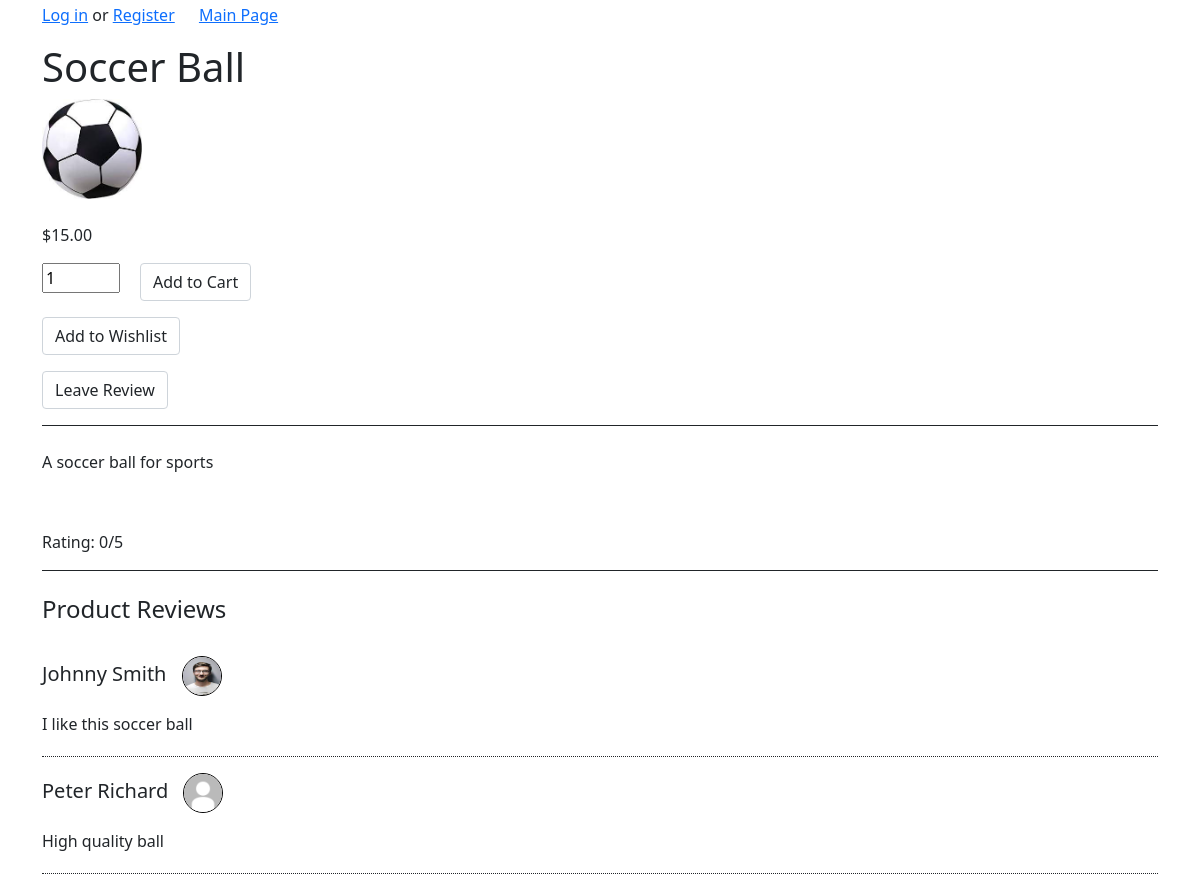
Page /Product/details/22 on the earlier database version.
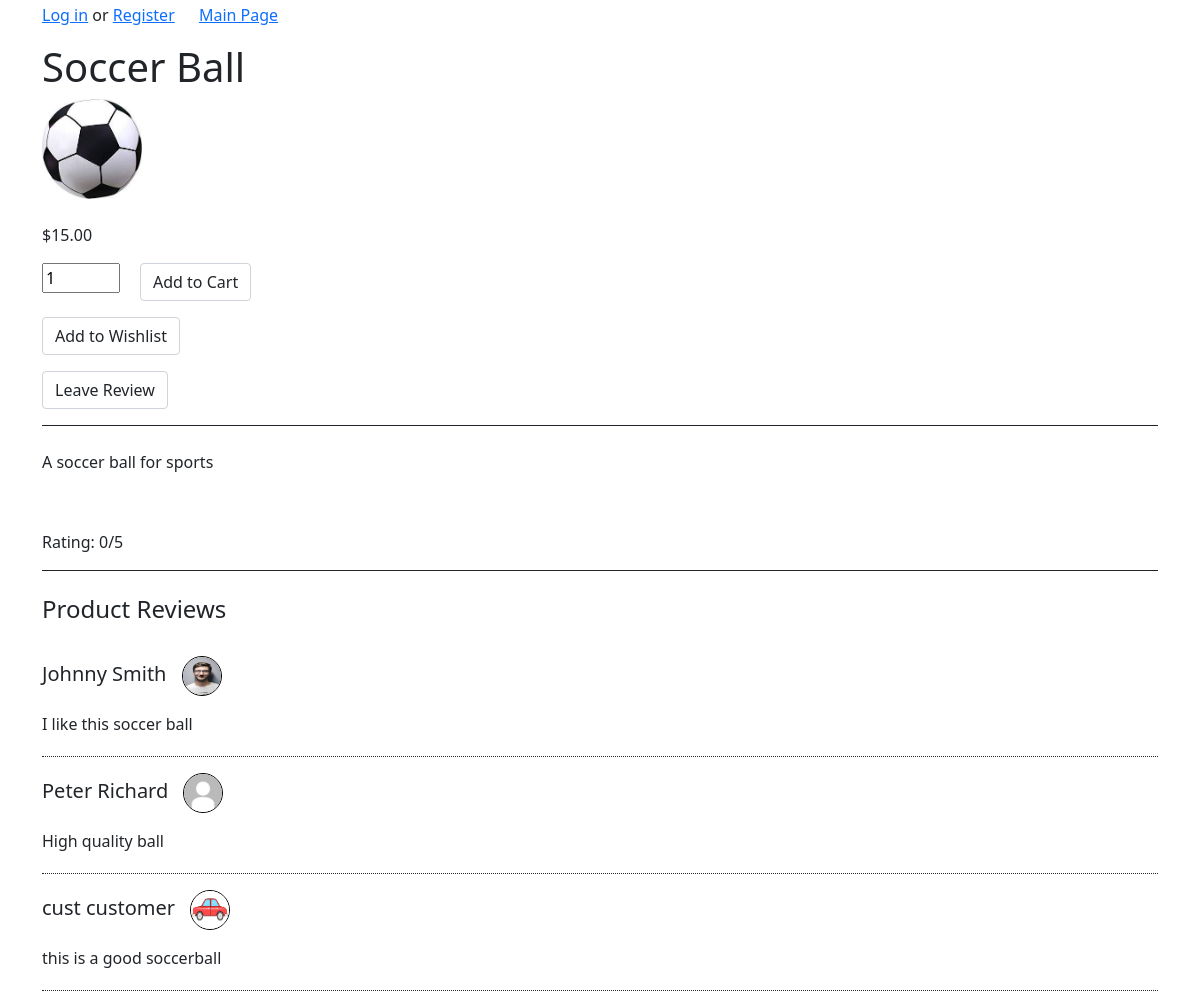
Same page on the later database version.
### tables this page shows
CREATE TABLE `user` (
  `user_id` int(11) NOT NULL,
  `username` varchar(50) NOT NULL,
  `password_hash` varchar(100) NOT NULL,
  `first_name` varchar(50) NOT NULL,
  `last_name` varchar(50) NOT NULL,
  `role` varchar(10) NOT NULL
);

CREATE TABLE `client` (
  `client_id` int(11) NOT NULL,
  `payment_details` varchar(50) NOT NULL,
  `address` varchar(100) NOT NULL,
  `picture` varchar(50) NOT NULL DEFAULT 'default.jpg',
  `user_id` int(11) NOT NULL
);

CREATE TABLE `review` (
  `review_id` int(11) NOT NULL,
  `message` text NOT NULL,
  `product_id` int(11) NOT NULL,
  `client_id` int(11) NOT NULL
);

### app/core/App.php (called while the page is built, shortened)
<?php
	class App{
		private $method = 'index';
		public function __construct(){
			$url = self::parseUrl();
			if(isset($url[0])){
				unset($url[0]);
			}
			$this->controller = new $this->controller;
			if(isset($url[1])){
				if(method_exists($this->controller, $url[1])){
					$this->method = $url[1];
				}
				unset($url[1]);
			}
			$this->params = $url ? array_values($url) : [];
			call_user_func_array([$this->controller, $this->method], $this->params);
		}
		private static function parseUrl(){
			if(isset($_GET['url'])){
				return explode('/',
					filter_var(
						rtrim($_GET['url'], '/'),
						FILTER_SANITIZE_URL)
				);
			}
		}
	}

### index.php (called while the page is built, shortened)
<?php
	new \app\core\App();

### app/models/Product.php (called while the page is built, shortened)
<?php
class Product extends \app\core\Model{
	public function get($product_id){
		$SQL = 'SELECT * FROM product WHERE product_id = :product_id';
		$STMT = self::$_connection->prepare($SQL);
		$STMT->execute(['product_id'=>$product_id]);
		$STMT->setFetchMode(\PDO::FETCH_CLASS,"app\models\Product");
		return $STMT->fetch();
	}
}

### app/core/DBConnection.php (called while the page is built, shortened)
<?php
class DBConnection{
	static $connection = null;
	private function __construct(){
		if(self::$connection == null){
			$host = 'localhost';
			$DBname = 'project';
			$user = 'root';
			$password = '';
			self::$connection = new \PDO("mysql:host=$host;dbname=$DBname",$user, $password);
		}
	}
	public static function getInstance(){
		return self::$connection;
	}
}

### app/models/User.php (called while the page is built, shortened)
<?php
class User extends \app\core\Model{
	function getByUserId($user_id){
		$SQL = 'SELECT * FROM user WHERE user_id=:user_id';
		$STMT = self::$_connection->prepare($SQL);
		$STMT->execute(['user_id'=>$user_id]);
		$STMT->setFetchMode(\PDO::FETCH_CLASS,"app\models\User");
		return $STMT->fetch();
	}
}

### app/models/Client.php (called while the page is built, shortened)
<?php
class Client extends \app\core\Model{
	function getByClientId($client_id){
	$SQL = 'SELECT * FROM client WHERE client_id=:client_id';
	$STMT = self::$_connection->prepare($SQL);
	$STMT->execute(['client_id'=>$client_id]);
	$STMT->setFetchMode(\PDO::FETCH_CLASS,"app\models\Client");
	return $STMT->fetch();
	}
}

### app/models/Review.php (called while the page is built, shortened)
<?php
class Review extends \app\core\Model{
	public function getReviewsForProduct($product_id){
		$SQL = 'SELECT * FROM review WHERE product_id = :product_id';
		$STMT = self::$_connection->prepare($SQL);
		$STMT->execute(['product_id'=>$product_id]);
		$STMT->setFetchMode(\PDO::FETCH_CLASS,"app\models\Review");
		return $STMT->fetchAll();
	}
}

### app/views/Product/details.php (the view, shortened to what this page needs)
<html>
<head>
<link href="https://cdn.jsdelivr.net/npm/bootstrap@5.1.3/dist/css/bootstrap.min.css" rel="stylesheet">
</head>
<body>
	<div class='container' style='margin-top: 3px;'>
		<h1><?php echo $data['product']->name ?></h1>
		<img src='/pictures/<?= $data['product']->image ?>'height='100' width='100' /><br><br>
		<p><?php echo "$".$data['product']->price ?></p>
		<form action='' method='post'>
			<input style="float:left; margin-right:20px" type="number" name="quantity" value=1 min="1" max="5">
			<label><input style="float:right;" type="submit" name='action' value='Add to Cart' class='form-control'></label>
		</form>
		<form action="/Wishlist/addToWishlist/<?php echo $data['product']->product_id ?>"><label><input style="float:right;" type="submit" name='action' value='Add to Wishlist' class='form-control'></label></form>
		<form action="/Review/index/<?php echo $data['product']->product_id ?>"><label><input style="float:right;" type="submit" name='action' value='Leave Review' class='form-control'></label></form>
		<div style="border-top:1px solid";><br>
			<p><?php echo $data['product']->description?><p><br>
			<p><?php echo "Rating: ".$data['product']->rating . "/5"?><p>
		</div>
		<div style="border-top:1px solid;"><br>
			<h4>Product Reviews</h4><br>
			<?php
				if (isset($data['reviews'][0])){
					for ($i = 0; $i < count($data['reviews']); $i++){
						$review = $data['reviews'][$i];
						$client = $data['clientInfo'][$i];
						$user = $data['userInfo'][$i];
						echo "<p style='font-size: 20px'>$user->first_name $user->last_name <img src='/pictures/$client->picture' height='40' width='40' style='margin-left: 10px;border-radius: 50%; border-color: black; border-style: solid; border-width: thin;'/></p>
							<p style='border-bottom:1px dotted; padding-bottom:20px;'>$review->message</p>
							";
					}
				}
			?>
		</div>
	</div>
</body>
</html>

Differences in the rows shown:
now on this page (row unchanged): user: first_name "cust", last_name "customer", client.picture (picture)
added review: message "this is a good soccerball"
